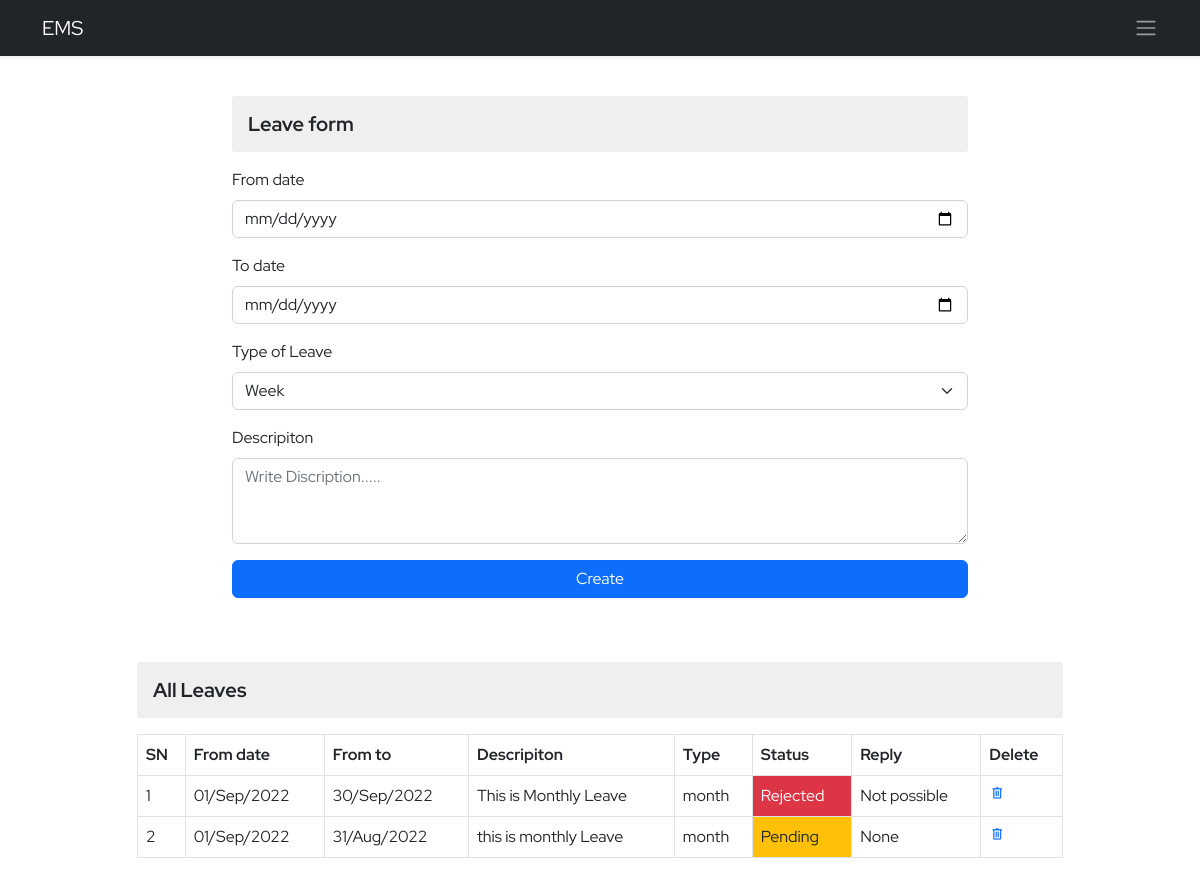
Page /ems/leave-create/ (signed in) on the earlier database version.
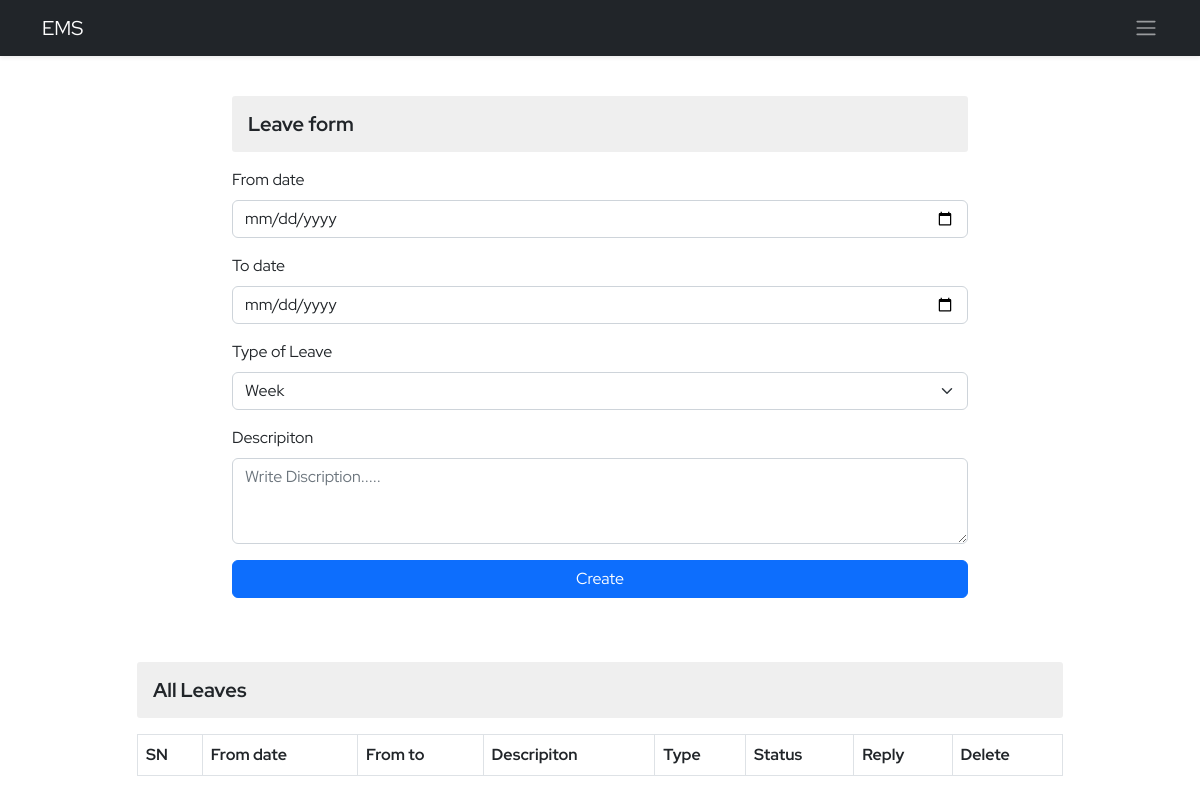
Same page on the later database version.
### ems/models.py (models this page shows, shortened)
class Leave(models.Model):
    employee=models.ForeignKey(Employee,on_delete=models.CASCADE)
    date_from=models.DateField()
    date_to=models.DateField()
    description=models.CharField(max_length=150)
    type=models.CharField(max_length=70)
    reply=models.CharField(max_length=100,null=True,blank=True)
    status=models.CharField(max_length=20)

### ems/views.py (the view, shortened to what this page needs)
# urls.py: path('leave-create/',createLeave,name='leave-create'),
@login_required()
def createLeave(request):
    context={}
    try:
        em_obj=Employee.objects.get(user=request.user)
        leaves=Leave.objects.filter(employee=em_obj).order_by('-id')
        context['leaves']=leaves
    except Exception as e:
        print('Create Leave Exception : ',e)
    return render(request,'ems/create_leave.html',context)

### ems/templates/ems/create_leave.html (shortened to what this page needs)
{% extends './base.html' %}
{% block body %}
<div class="container py-4">
    <div class="row d-flex align-items-center justify-content-center ">
        <div class="col-12 col-sm-8">
            <h3 class=" my-3 derpartment-title">Leave form</h3>
            <form action="" method="post">
                <div class="mb-3">
                    <label for="date-from" class="form-label">From date</label>
                    <input type="date" class="form-control" id="date-from" name="date-from">
                </div>
                <div class="mb-3">
                    <label for="date-from" class="form-label">To date</label>
                    <input type="date" class="form-control" id="date-from" name="date-to">
                </div>
                <div class="mb-3">
                    <label for="leave-type" class="form-label">Type of Leave</label>
                    <select class="form-select" aria-label="Default select example" name="type" id="leave-type">
                        <option selected value="week">Week</option>
                      </select>
                </div>
                <div class="mb-3">
                    <label for="description" class="form-label">Descripiton</label>
                    <textarea class="form-control" id="description" rows="3" placeholder="Write Discription....."
                        name="description"></textarea>
                </div>
                <div class="d-grid">
                    <button class="btn btn-primary" type="submit">Create</button>
                </div>
            </form>
        </div>
        <div class="col-lg-10 col-12 my-5">
            <h3 class="my-3 derpartment-title">All Leaves</h3>
            <table class="table table-bordered">
                <tr>
                    <th>SN</th>
                    <th>From date</th>
                    <th>From to</th>
                    <th>Descripiton</th>
                    <th>Type</th>
                    <th>Status</th>
                    <th>Reply</th>
                    <th>Delete</th>
                </tr>
                {% for leave in leaves %}
                <tr class="my-4">
                    <td>{{forloop.counter}}</td>
                    <td>{{leave.date_from | date:'d/M/Y'}}</td>
                    <td>{{leave.date_to | date:'d/M/Y'}}</td>
                    <td>{{leave.description}}</td>
                    <td>{{leave.type}}</td>
                    {% if leave.status == 'Pending' %}
                    <td class="bg-warning text-dark">{{leave.status}}</td>
                    {% elif leave.status == 'Rejected' %}
                    <td class="bg-danger text-white">{{leave.status}}</td>
                    {% else %}
                    <td class="text-white bg-success">{{leave.status}}</td>
                    {% endif %}
                    <td>{{leave.reply}}</td>
                    <td><a href="{% url 'ems:leave-delete' leave.id %}" class="delete"><span class="material-symbols-outlined">
                        </span></a></td>
                </tr>
                {% endfor %}
            </table>
        </div>
    </div>
</div>
{% endblock body %}

Differences in the rows shown:
removed Leave: date_from "01/Sep/2022", date_to "30/Sep/2022", description "This is Monthly Leave", type "month", status "Rejected", reply "Not possible"
removed Leave: date_from "01/Sep/2022", date_to "31/Aug/2022", description "this is monthly Leave", type "month", status "Pending", reply "None"
